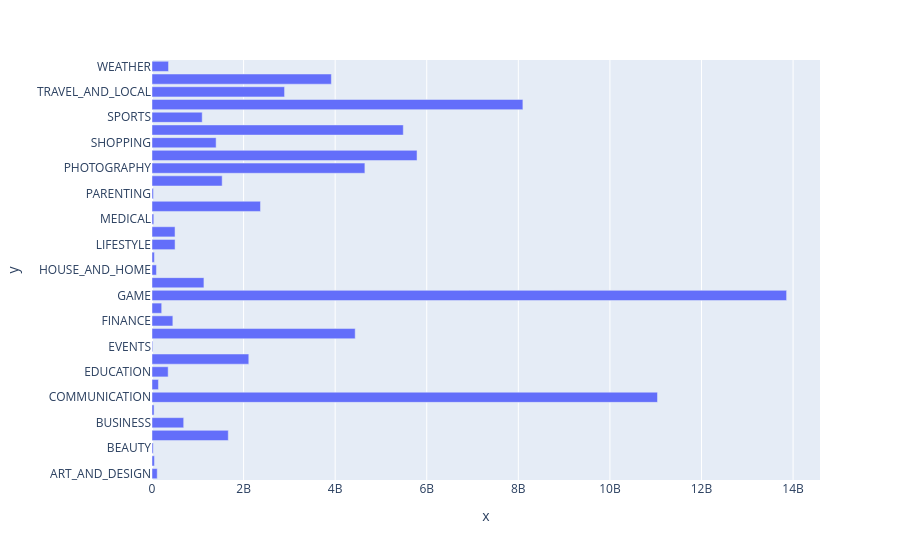

Source (notebook cell):
### Markdown cell above
---

### Code cell
cat_installs = df_apps_clean.groupby('Category').agg({'Installs': pd.Series.sum})

y = cat_installs.index
x = cat_installs.Installs

fig = px.bar(x=x, y=y, orientation='h')
fig.show()

### Figure 1 — Plotly figure (JSON) as saved in the notebook; plotly's stock layout.template omitted (floating-point values rounded to 4 significant figures)
{"data": [{"hovertemplate": "x=%{x}<br>y=%{y}<extra></extra>", "legendgroup": "", "marker": {"color": "#636efa", "pattern": {"shape": ""}}, "name": "", "orientation": "h", "showlegend": false, "textposition": "auto", "type": "bar", "x": [114233100, 53129800, 26916200, 1665791655, 692018120, 44931100, 11039241530, 140912410, 352852000, 2113660000, 15949410, 4437579590, 455312400, 211677750, 13858762717, 1134006220, 97082000, 52083000, 503742120, 503267560, 39162676, 2369110650, 31116110, 1532352930, 4649143130, 5788070180, 1400331540, 5487841475, 1096431465, 8099724500, 2894859300, 3916897200, 361096500], "xaxis": "x", "y": ["ART_AND_DESIGN", "AUTO_AND_VEHICLES", "BEAUTY", "BOOKS_AND_REFERENCE", "BUSINESS", "COMICS", "COMMUNICATION", "DATING", "EDUCATION", "ENTERTAINMENT", "EVENTS", "FAMILY", "FINANCE", "FOOD_AND_DRINK", "GAME", "HEALTH_AND_FITNESS", "HOUSE_AND_HOME", "LIBRARIES_AND_DEMO", "LIFESTYLE", "MAPS_AND_NAVIGATION", "MEDICAL", "NEWS_AND_MAGAZINES", "PARENTING", "PERSONALIZATION", "PHOTOGRAPHY", "PRODUCTIVITY", "SHOPPING", "SOCIAL", "SPORTS", "TOOLS", "TRAVEL_AND_LOCAL", "VIDEO_PLAYERS", "WEATHER"], "yaxis": "y"}], "layout": {"barmode": "relative", "legend": {"tracegroupgap": 0}, "margin": {"t": 60}, "xaxis": {"anchor": "y", "domain": [0, 1], "title": {"text": "x"}}, "yaxis": {"anchor": "x", "domain": [0, 1], "title": {"text": "y"}}}}
